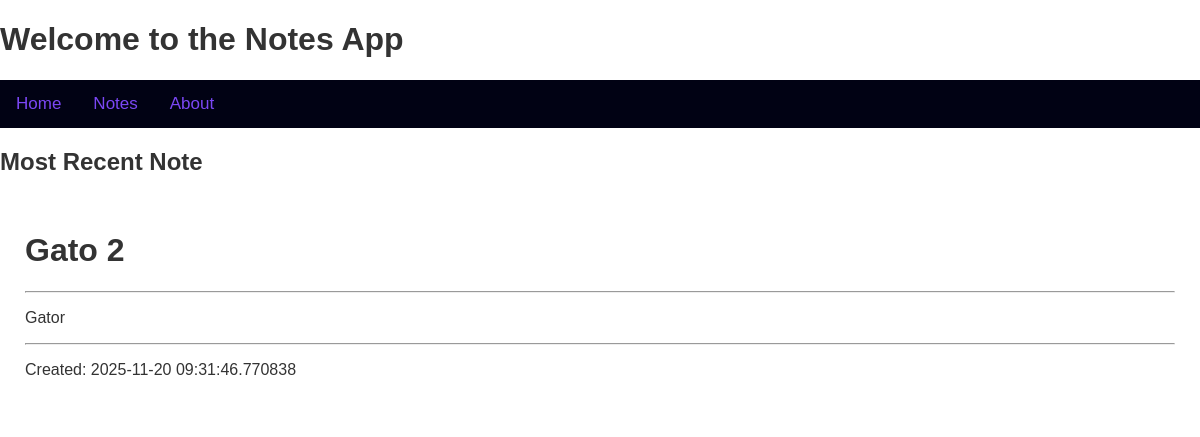
The page / on the database its author committed.
### tables this page shows
CREATE TABLE notes (
                        id INTEGER PRIMARY KEY AUTOINCREMENT,
                        title TEXT NOT NULL,
                        bodytext TEXT NOT NULL,
                        date DATETIME NOT NULL
                        , avatar TEXT);

### app.py (the view)
@app.route('/')
def home():
    with sqlite3.connect(DATABASE) as conn:
        recent_note = conn.execute('SELECT * FROM notes ORDER BY date DESC LIMIT 1').fetchone()
    return render_template("home.html", recent_note=recent_note)

### templates/home.html (shortened to what this page needs)
<!DOCTYPE html>
<html lang="en">
<head>
    <link rel="stylesheet" href="{{ url_for('static', filename='styles.css') }}">
</head>
<body>
    <h1>Welcome to the Notes App</h1>
    <nav class="topnav">
        <a href="{{ url_for('home') }}">Home</a>
        <a href="{{ url_for('notes') }}">Notes</a>
        <a href="{{ url_for('about') }}">About</a>
    </nav>
    <h2> Most Recent Note</h2>
        {% if recent_note %}
        <div class="container">
            <h1> {{ recent_note[1] }}</h1>
            <hr>
            <p> {{ recent_note[2] }} </p>
            <hr>
            <p>Created: {{ recent_note[3] }}</p>
        </div>
    {% else %}
        <p>No notes have been created yet. go to notes page to add some.</p>
    {% endif %}
</body>
</html>

### static/styles.css (style rules this page uses)
.topnav { background-color: #010214; overflow: hidden; font-family: Arial, sans-serif; }
.topnav a { float: left; color: #7b47f5; text-align: center; padding: 14px 16px; text-decoration: none; font-size: 17px; }
.container { background: white; padding: 15px; margin: 10px; border-radius: 8px; }
body { font-family: Arial, sans-serif; color: #333; margin: 0; padding: 0; }

### rows shown on the page
notes: title "Gato 2", bodytext "Gator", date "2025-11-20 09:31:46.770838"
